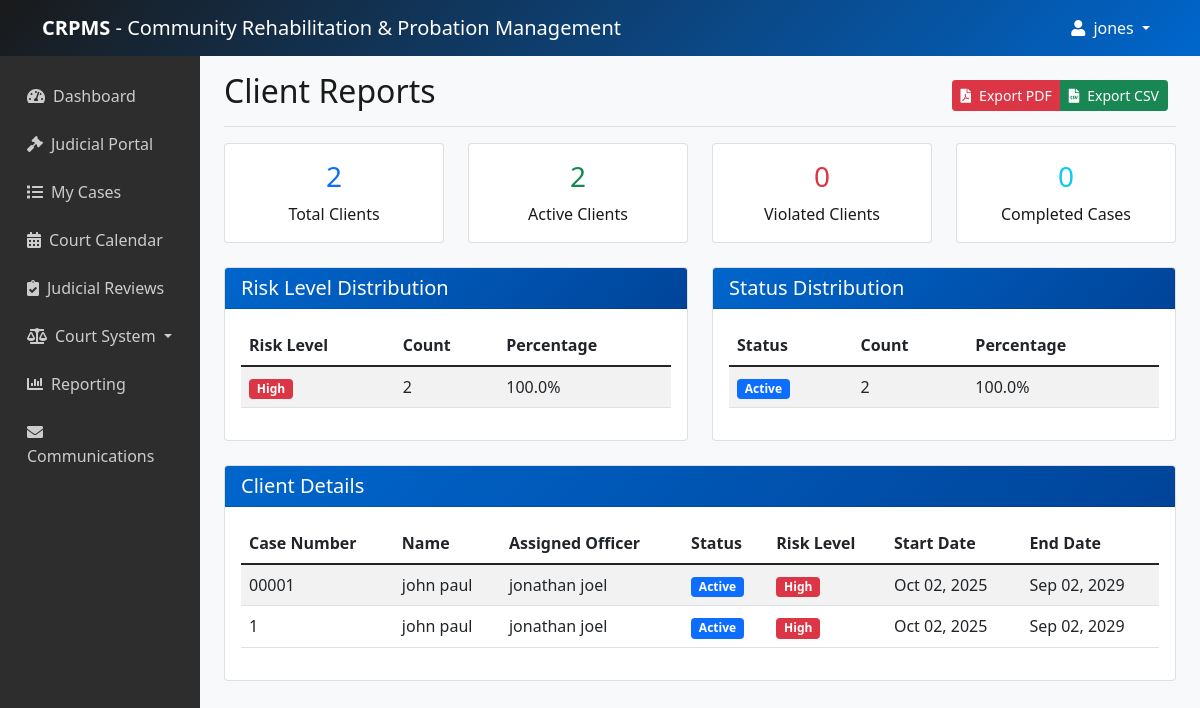
The page /reporting/clients/ (signed in) on the database as committed earlier.
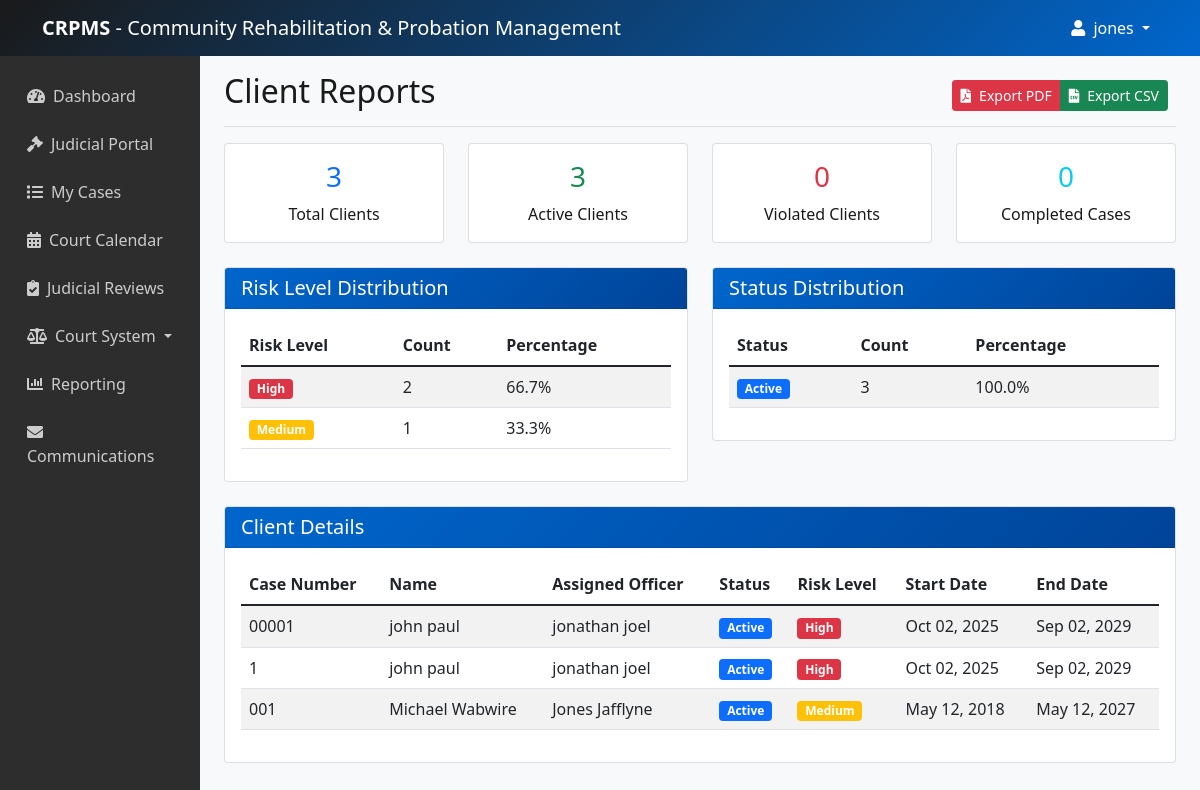
The same page on the database as committed later.
### users/models.py (models this page shows, shortened)
class User(AbstractUser):
    USER_TYPE_CHOICES = (
        ('admin', 'System Administrator'),
        ('officer', 'Probation Officer'),
        ('staff', 'Support Staff'),
        ('judge', 'Judge'),
    )
    user_type = models.CharField(max_length=20, choices=USER_TYPE_CHOICES, default='officer')
    phone = models.CharField(max_length=20, blank=True)
    department = models.CharField(max_length=100, blank=True)
    badge_number = models.CharField(max_length=50, blank=True)
    profile_picture = models.ImageField(upload_to='profiles/', blank=True)
    is_active_officer = models.BooleanField(default=True)  # Track if officer is active
    court_jurisdiction = models.CharField(max_length=100, blank=True)  # For judges

### clients/models.py (models this page shows, shortened)
class Client(models.Model):
    GENDER_CHOICES = (
        ('M', 'Male'),
        ('F', 'Female'),
        ('O', 'Other'),
    )
    STATUS_CHOICES = (
        ('active', 'Active'),
        ('completed', 'Completed'),
        ('violated', 'Violated'),
        ('transferred', 'Transferred'),
    )
    case_number = models.CharField(max_length=50, unique=True)
    first_name = models.CharField(max_length=100)
    last_name = models.CharField(max_length=100)
    date_of_birth = models.DateField()
    gender = models.CharField(max_length=1, choices=GENDER_CHOICES)
    assigned_officer = models.ForeignKey(User, on_delete=models.PROTECT, limit_choices_to={'user_type': 'officer', 'is_active_officer': True})
    status = models.CharField(max_length=20, choices=STATUS_CHOICES, default='active')
    start_date = models.DateField()
    end_date = models.DateField()
    risk_level = models.CharField(max_length=20, choices=[('low', 'Low'), ('medium', 'Medium'), ('high', 'High')])
    notes = models.TextField(blank=True)
    created_by = models.ForeignKey(User, on_delete=models.PROTECT, related_name='clients_created')
    created_at = models.DateTimeField(auto_now_add=True)
    updated_at = models.DateTimeField(auto_now=True)

### reporting/views.py (the view)
# urls.py: path('clients/', views.client_report, name='client_report'),
@login_required
def client_report(request):
    clients = Client.objects.all().select_related('assigned_officer')
    total_clients = clients.count()
    active_clients = clients.filter(status='active').count()
    completed_clients = clients.filter(status='completed').count()
    violated_clients = clients.filter(status='violated').count()
    risk_levels = Client.objects.values('risk_level').annotate(
        count=Count('risk_level')
    )
    total_risk = sum(level['count'] for level in risk_levels)
    for level in risk_levels:
        level['percentage'] = (level['count'] / total_risk * 100) if total_risk > 0 else 0
    status_counts = Client.objects.values('status').annotate(
        count=Count('status')
    )
    total_status = sum(status['count'] for status in status_counts)
    for status in status_counts:
        status['percentage'] = (status['count'] / total_status * 100) if total_status > 0 else 0
    context = {
        'clients': clients,
        'total_clients': total_clients,
        'active_clients': active_clients,
        'completed_clients': completed_clients,
        'violated_clients': violated_clients,
        'risk_levels': risk_levels,
        'status_counts': status_counts,
    }
    if request.GET.get('format') == 'csv':
        return generate_client_csv_report()
    return render(request, 'reporting/client_report.html', context)

### core/context_processors.py (called while the page is built)
def has_group_permission(request):
    def check_group(group_name):
        return request.user.groups.filter(name=group_name).exists()
    return {'has_group_permission': check_group}

### templates/reporting/client_report.html
{% extends 'base.html' %}
{% block content %}
<div class="d-flex justify-content-between flex-wrap flex-md-nowrap align-items-center pt-3 pb-2 mb-3 border-bottom">
    <h1 class="h2">Client Reports</h1>
    <div class="btn-toolbar mb-2 mb-md-0">
        <div class="btn-group me-2">
            <a href="{% url 'client_report_pdf' %}" class="btn btn-sm btn-danger">
                <i class="fas fa-file-pdf me-2"></i>Export PDF
            </a>
            <a href="{% url 'client_report' %}?format=csv" class="btn btn-sm btn-success">
                <i class="fas fa-file-csv me-2"></i>Export CSV
            </a>
        </div>
    </div>
</div>
<div class="row mb-4">
    <div class="col-md-3">
        <div class="card text-center">
            <div class="card-body">
                <h3 class="text-primary">{{ total_clients }}</h3>
                <p class="mb-0">Total Clients</p>
            </div>
        </div>
    </div>
    <div class="col-md-3">
        <div class="card text-center">
            <div class="card-body">
                <h3 class="text-success">{{ active_clients }}</h3>
                <p class="mb-0">Active Clients</p>
            </div>
        </div>
    </div>
    <div class="col-md-3">
        <div class="card text-center">
            <div class="card-body">
                <h3 class="text-danger">{{ violated_clients }}</h3>
                <p class="mb-0">Violated Clients</p>
            </div>
        </div>
    </div>
    <div class="col-md-3">
        <div class="card text-center">
            <div class="card-body">
                <h3 class="text-info">{{ completed_clients }}</h3>
                <p class="mb-0">Completed Cases</p>
            </div>
        </div>
    </div>
</div>
<div class="row">
    <div class="col-md-6 mb-4">
        <div class="card">
            <div class="card-header">
                <h5 class="card-title mb-0">Risk Level Distribution</h5>
            </div>
            <div class="card-body">
                <table class="table table-striped">
                    <thead>
                        <tr>
                            <th>Risk Level</th>
                            <th>Count</th>
                            <th>Percentage</th>
                        </tr>
                    </thead>
                    <tbody>
                        {% for level in risk_levels %}
                        <tr>
                            <td>
                                <span class="badge
                                    {% if level.risk_level == 'low' %}bg-success
                                    {% elif level.risk_level == 'medium' %}bg-warning
                                    {% else %}bg-danger{% endif %}">
                                    {{ level.risk_level|title }}
                                </span>
                            </td>
                            <td>{{ level.count }}</td>
                            <td>{{ level.percentage|floatformat:1 }}%</td>
                        </tr>
                        {% endfor %}
                    </tbody>
                </table>
            </div>
        </div>
    </div>
    <div class="col-md-6 mb-4">
        <div class="card">
            <div class="card-header">
                <h5 class="card-title mb-0">Status Distribution</h5>
            </div>
            <div class="card-body">
                <table class="table table-striped">
                    <thead>
                        <tr>
                            <th>Status</th>
                            <th>Count</th>
                            <th>Percentage</th>
                        </tr>
                    </thead>
                    <tbody>
                        {% for status in status_counts %}
                        <tr>
                            <td>
                                <span class="badge
                                    {% if status.status == 'active' %}bg-primary
                                    {% elif status.status == 'completed' %}bg-success
                                    {% else %}bg-danger{% endif %}">
                                    {{ status.status|title }}
                                </span>
                            </td>
                            <td>{{ status.count }}</td>
                            <td>{{ status.percentage|floatformat:1 }}%</td>
                        </tr>
                        {% endfor %}
                    </tbody>
                </table>
            </div>
        </div>
    </div>
</div>
<div class="card">
    <div class="card-header">
        <h5 class="card-title mb-0">Client Details</h5>
    </div>
    <div class="card-body">
        <div class="table-responsive">
            <table class="table table-striped">
                <thead>
                    <tr>
                        <th>Case Number</th>
                        <th>Name</th>
                        <th>Assigned Officer</th>
                        <th>Status</th>
                        <th>Risk Level</th>
                        <th>Start Date</th>
                        <th>End Date</th>
                    </tr>
                </thead>
                <tbody>
                    {% for client in clients %}
                    <tr>
                        <td>{{ client.case_number }}</td>
                        <td>{{ client.first_name }} {{ client.last_name }}</td>
                        <td>{{ client.assigned_officer.get_full_name }}</td>
                        <td>
                            <span class="badge
                                {% if client.status == 'active' %}bg-primary
                                {% elif client.status == 'completed' %}bg-success
                                {% else %}bg-danger{% endif %}">
                                {{ client.get_status_display }}
                            </span>
                        </td>
                        <td>
                            <span class="badge
                                {% if client.risk_level == 'low' %}bg-success
                                {% elif client.risk_level == 'medium' %}bg-warning
                                {% else %}bg-danger{% endif %}">
                                {{ client.get_risk_level_display }}
                            </span>
                        </td>
                        <td>{{ client.start_date|date:"M d, Y" }}</td>
                        <td>{{ client.end_date|date:"M d, Y" }}</td>
                    </tr>
                    {% empty %}
                    <tr>
                        <td colspan="7" class="text-center text-muted py-4">
                            No clients found.
                        </td>
                    </tr>
                    {% endfor %}
                </tbody>
            </table>
        </div>
    </div>
</div>
{% endblock %}

### templates/base.html (shortened to what this page needs)
<!DOCTYPE html>
<html lang="en">
<head>
    <link href="https://cdn.jsdelivr.net/npm/bootstrap@5.1.3/dist/css/bootstrap.min.css" rel="stylesheet">
    <link rel="stylesheet" href="https://cdnjs.cloudflare.com/ajax/libs/font-awesome/5.15.4/css/all.min.css">
</head>
<body>
<nav class="navbar navbar-expand-lg navbar-dark">
    <div class="container">
        <a class="navbar-brand" href="{% url 'dashboard' %}">
            <strong>CRPMS</strong> - Community Rehabilitation & Probation Management
        </a>
        <div class="collapse navbar-collapse" id="navbarNav">
            <div class="navbar-nav ms-auto">
                {% if user.is_authenticated %}
                    <div class="nav-item dropdown">
                        <a class="nav-link dropdown-toggle" href="#" id="navbarDropdown" role="button" data-bs-toggle="dropdown" aria-expanded="false">
                            <i class="fas fa-user me-1"></i>
                            {{ user.first_name|default:user.username }}
                        </a>
                    </div>
                {% endif %}
            </div>
        </div>
    </div>
</nav>
    <div class="container-fluid">
        <div class="row">
            {% if user.is_authenticated %}
            <div class="col-md-3 col-lg-2 sidebar d-md-block">
                <div class="position-sticky pt-3">
                    <ul class="nav flex-column">
                        <li class="nav-item">
                            <a class="nav-link" href="{% url 'dashboard' %}">
                                <i class="fas fa-tachometer-alt me-2"></i>Dashboard
                            </a>
                        </li>
                        {% if user.user_type == 'judge' %}
                        <li class="nav-item">
                            <a class="nav-link" href="{% url 'judges:judge_dashboard' %}">
                                <i class="fas fa-gavel me-2"></i>Judicial Portal
                            </a>
                        </li>
                        <li class="nav-item">
                            <a class="nav-link" href="{% url 'judges:judge_cases' %}">
                                <i class="fas fa-list me-2"></i>My Cases
                            </a>
                        </li>
                        <li class="nav-item">
                            <a class="nav-link" href="{% url 'judges:court_calendar' %}">
                                <i class="fas fa-calendar-alt me-2"></i>Court Calendar
                            </a>
                        </li>
                        <li class="nav-item">
                            <a class="nav-link" href="{% url 'judges:judicial_reviews' %}">
                                <i class="fas fa-clipboard-check me-2"></i>Judicial Reviews
                            </a>
                        </li>
                        {% endif %}
                        <li class="nav-item dropdown">
                            <a class="nav-link dropdown-toggle" href="#" id="courtsDropdown" role="button" data-bs-toggle="dropdown" aria-expanded="false">
                                <i class="fas fa-balance-scale me-2"></i>Court System
                            </a>
                        </li>
                        <li class="nav-item">
                            <a class="nav-link" href="{% url 'report_list' %}">
                                <i class="fas fa-chart-bar me-2"></i>Reporting
                            </a>
                        </li>
                        <li class="nav-item">
                            <a class="nav-link" href="{% url 'message_list' %}">
                                <i class="fas fa-envelope me-2"></i>Communications
                            </a>
                        </li>
                    </ul>
                </div>
            </div>
            {% endif %}
            <main class="col-md-9 ms-sm-auto col-lg-10 px-md-4">
                {% block content %}
                {% endblock %}
            </main>
        </div>
    </div>
</body>
</html>

### templates/base.html (style rules this page uses)
:root { --primary-blue: #0066cc; --dark-blue: #004499; --light-blue: #e6f2ff; --dark-black: #1a1a1a; --medium-black: #2d2d2d; --light-gray: #f8f9fa; }
body { background-color: var(--light-gray); color: var(--dark-black); }
.navbar { background: linear-gradient(135deg, var(--dark-black) 0%, var(--primary-blue) 100%); }
.navbar-brand, .navbar-nav .nav-link { color: white !important; }
.card-header { background: linear-gradient(135deg, var(--primary-blue) 0%, var(--dark-blue) 100%); color: white; }
.sidebar { background-color: var(--medium-black); min-height: calc(100vh - 56px); color: white; }
.sidebar .nav-link { color: #ccc; padding: 10px 15px; margin: 2px 0; }

Rows that differ between the two databases and show on the page:
added Client: case_number "001", first_name "Michael", last_name "Wabwire", assigned_officer.get_full_name "Jones Jafflyne", status "Active", risk_level "Medium", start_date "May 12, 2018", end_date "May 12, 2027"
Other text that changed with them:
{{ total_clients }}: "2" → "3"
{{ active_clients }}: "2" → "3"
new list line: "High 2 66.7 %"
new list line: "Medium 1 33.3 %"
new list line: "Active 3 100.0 %"
list line gone: "High 2 100.0 %"
list line gone: "Active 2 100.0 %"
